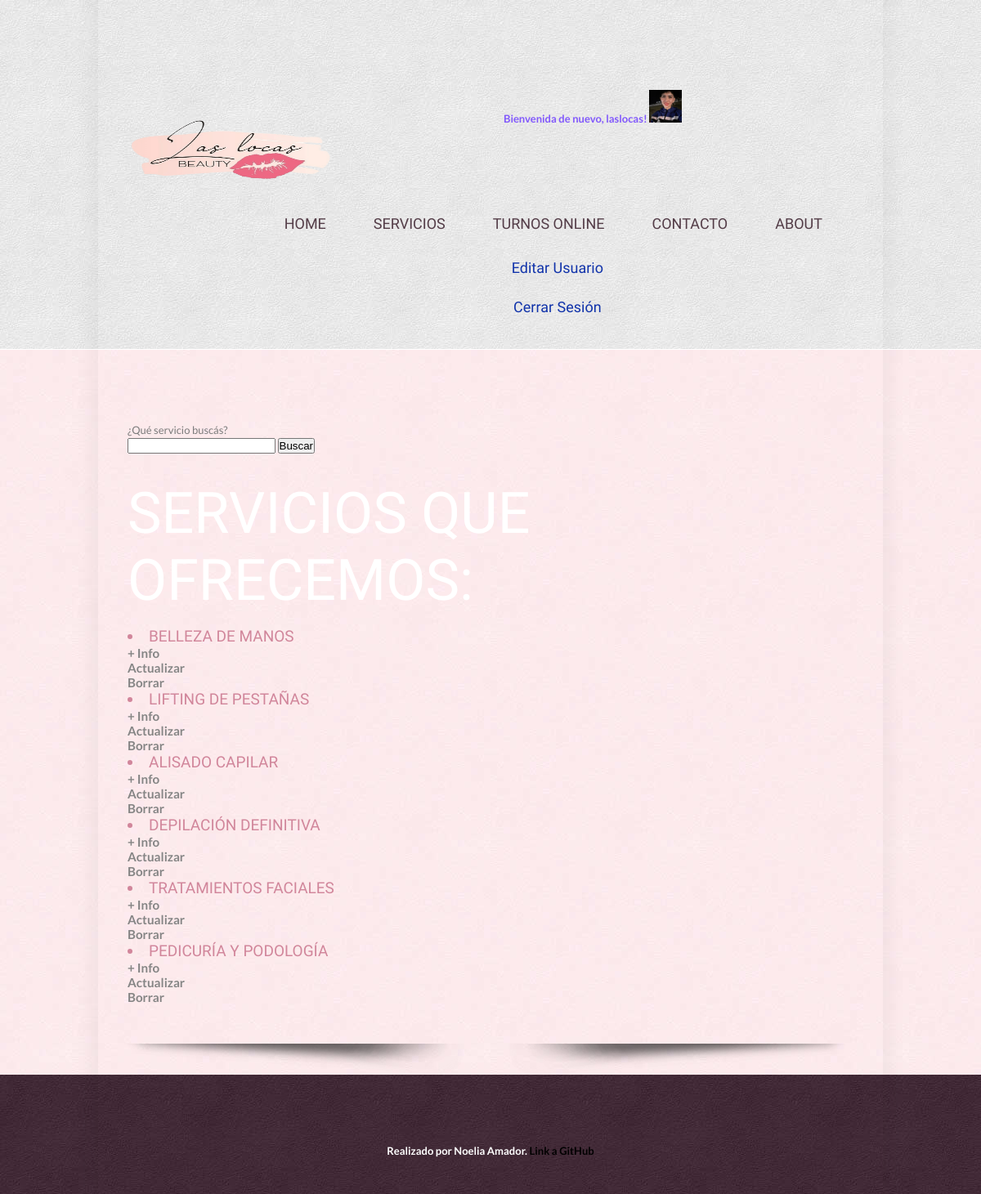
/AppLasLocas/listaservicios/ (signed in), run on the app's committed database.
### AppLasLocas/models.py (models this page shows, shortened)
class Avatar(models.Model):
    user = models.ForeignKey(User, on_delete=models.CASCADE)
    imagen = models.ImageField(upload_to ="avatares", null = True, blank = True)

class Servicio (models.Model): #p/CRUD
    nombre = models.CharField(max_length=150)
    info = models.TextField(null = True, blank = True)
    horarios = models.TextField(null = True, blank = True)
    costo = models.TextField(null = True, blank = True)

### AppLasLocas/views.py (the view)
class ListaServicio (ListView): #Read
    model = Servicio
    template_name= "AppLasLocas/listaServicios.html"

### AppLasLocas/templates/AppLasLocas/listaServicios.html
{% extends "AppLasLocas/padre.html" %}
{% load static %}
{% block titulo %}
<form action="/AppLasLocas/resultados/" method="GET">
    <p>¿Qué servicio buscás? </p>
    <input type="text" name="nombre" id="nombre">
    <input type="submit" value="Buscar">
</form>
<br>
<br>
    <h1>Servicios que ofrecemos:</h1>
    <br>
    {% for servicio in object_list %}
    <h2><li>{{servicio.nombre}}</li></h2>
    <h3><a href=" {% url 'DetalleServicio' servicio.id %} ">+ Info</a></h3>
        {% if request.user.is_superuser %}
            <h3><a href=" {% url 'ActualizarServicio' servicio.id %} ">Actualizar</a></h3>
            <h3><a href=" {% url 'BorrarServicio' servicio.id %} ">Borrar</a></h3>
        {% endif %}
    {% endfor %}
    <br>
    <br>
{% endblock %}

### AppLasLocas/templates/AppLasLocas/padre.html (shortened to what this page needs)
<!DOCTYPE html PUBLIC "-//W3C//DTD XHTML 1.0 Transitional//EN" "http://www.w3.org/TR/xhtml1/DTD/xhtml1-transitional.dtd">
<html xmlns="http://www.w3.org/1999/xhtml">
<head>
  {% load static %}
<link href="{% static 'AppLasLocas/css/styles.css' %}" rel="stylesheet" type="text/css" />
<link rel="stylesheet" href="{% static 'AppLasLocas/css/superfish.css' %}" media="screen">
</head>
<body>
  <div class="wrap1">
    <div class="container">
      <div class="header">
        <div class="logo">
          <a href="{% url 'Inicio' %}" title="Página principal" id="logo" >
          <img src="{% static 'AppLasLocas/images/logo.png' %}" width="250" height="145" alt="image">
        </a>
        </div>
        <div style="text-align:center">    {% if request.user.is_authenticated %}
          <b><p style="color: rgb(129, 88, 252);"> Bienvenida de nuevo, {{user.username}}!</b>
            {% with first_image=user.avatar_set.last %}
              {% if first_image %}
                <img src="{{ first_image.imagen.url }}" width="40" height="40">
              {% endif %}
            {% endwith %}
          {% endif %}
          </div>
          <br>
    <div class="menu">
      <ul class="sf-menu" id="example">
        <li><a href={% url 'Inicio' %}>Home</a></li>
        <li><a href={% url 'VerServicios' %}>Servicios</a></li>
        <li><a href={% url 'TurnosOnline' %}>Turnos Online</a></li>
        <li><a href={% url 'Contacto' %}>Contacto</a></li>
        <li><a href={% url 'About' %}>About</a></li>
        <br>
        <br>
        <br>
        {% if request.user.is_authenticated %}
        <a class="btn btn-primary" href="{% url 'EditarUsuario' %}">Editar Usuario</a>
        <a class="btn btn-primary" href="{% url 'Logout' %}">Cerrar Sesión</a>
        {% else %}
        <br>
        <br>
        <br>
        <a class="btn btn-primary" href="{% url 'Login' %}">Iniciar Sesión</a>
        {% endif %}
      </ul>
    </div>
  </div>
</div>
</div>
<div class="wrap2">
<div class="container">
  <br>
  <br>
  <br>
  {% block titulo %}
  {% endblock %}
  <br>
    <div class="banner-shadows"></div>
  </div>
</div>
<div class="wrap3">
<div class="container">
  <h4><p><div class="footer" style="color: white;" >Realizado por Noelia Amador. <a style="color: black ;" href="https://github.com/MNAmador92/AppLasLocas.git">Link a GitHub</a></h4></p>
</div>
</div>
</body>
</html>

### AppLasLocas/static/AppLasLocas/css/styles.css (style rules this page uses)
* { padding:0; margin:0; }
body { font-family: 'Lato', sans-serif; font-size:13px; color:#7c7c7c; background: url(../images/bg4.jpg) repeat; }
img { border:none; }
h1 { font-size:70px; color:rgb(255, 255, 255); font-family: 'Economica', sans-serif; font-weight:normal; text-transform:uppercase; }
h2 { font-family: 'Economica', sans-serif; font-size:19px; color:#d1869b; font-weight:normal; text-transform:uppercase; }
P { line-height:20px; }
a { text-decoration:none; color:#858585; }
.wrap1 { background:url(../images/bg1.jpg); border-bottom:#fff solid 1px; margin:0 auto; }
.wrap2 { overflow:hidden; background:url(../images/bg2.jpg); }
.wrap3 { overflow:hidden; background:url(../images/bg3.jpg); }
.container { width:888px; margin:0 auto;padding:40px 60px 0px 60px; background:url(../images/shadows.png) repeat-y; }
.header { width:880px; height:auto; margin:0 auto; padding-top:70px; }
.logo { float:left; }
.menu { float:right; margin-bottom:15px; }
.banner-shadows { background:url(../images/shadows1.png) no-repeat center; width:878px; height:38px; }
.footer { width:880px; margin:0 auto; padding-top:45px; padding-bottom:45px; text-align:center; color:#fff; }
.footer a { color:#fff; text-decoration:none; }

### AppLasLocas/static/AppLasLocas/css/superfish.css (style rules this page uses)
.sf-menu, .sf-menu * { margin: 0; padding: 0; list-style: none; }
.sf-menu li { position: relative; }
.sf-menu > li { float:left; list-style:none; padding-right:10px; color:#533c47; }
.sf-menu > li a { font-family: 'Economica', sans-serif; font-size:18px; color:#533c47; text-align:left; padding:8px 24px 8px 24px; text-transform:uppercase; }
.sf-menu a { display: block; position: relative; font-family: 'Economica', sans-serif; font-size:18px; color:#533c47; text-align:center; padding:8px 24px 8px 24px; text-transform:uppercase; }
.sf-menu { float: left; margin-bottom: 1em; }
.sf-menu a { padding: .75em 1em; text-decoration:none; zoom: 1; text-transform:none; }
.sf-menu a { color: #13a; text-transform:none; }
.sf-menu li { white-space: nowrap; *white-space: normal; -webkit-transition: background .2s; transition: background .2s; }

### data on the page
Avatar: imagen (picture)
Servicio: nombre "BELLEZA DE MANOS"
Servicio: nombre "LIFTING DE PESTAÑAS"
Servicio: nombre "ALISADO CAPILAR"
Servicio: nombre "DEPILACIÓN DEFINITIVA"
Servicio: nombre "TRATAMIENTOS FACIALES"
Servicio: nombre "PEDICURÍA Y PODOLOGÍA"

### other printed values
{{ user.username }} "laslocas"
